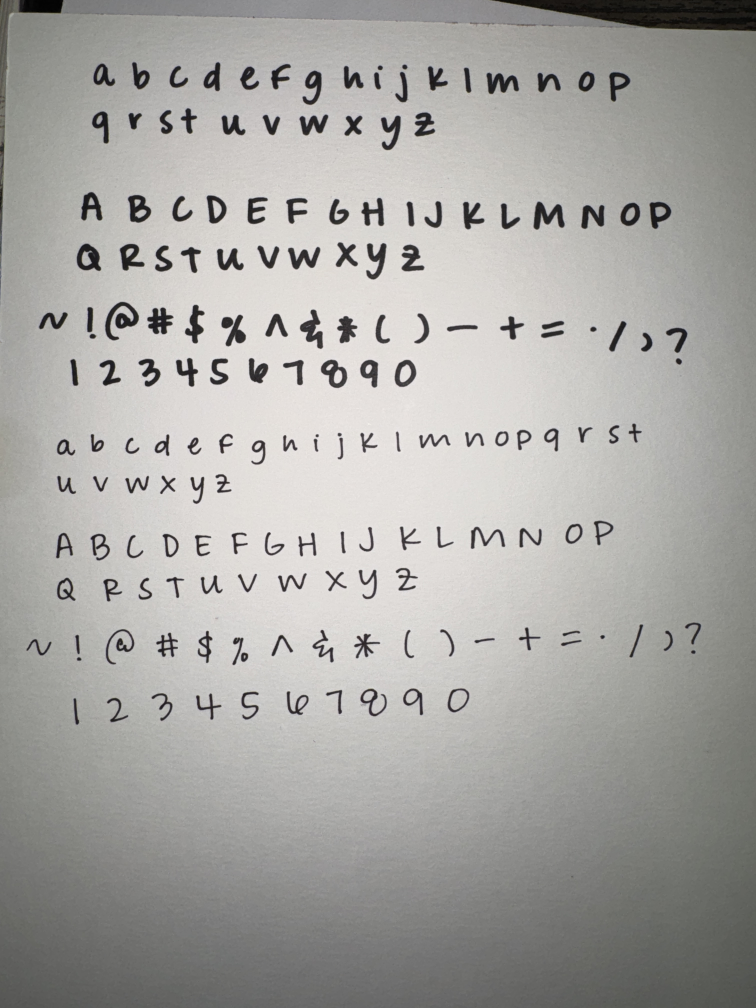
#> input picture design/handwriting/sheet-b.jpg, 3024 x 4032 px, found by its file name (shown at 1/4 size)
$ python segment.py design/handwriting/sheet-b.jpg build/handfont
#> lines starting #> are read from the running program, lines starting #| are printed output that depends on the picture; after the words box and inside, x2 and y2 are one past the last pixel; in counts of white or black regions, pixels touching at a corner belong together
"""
Step 1 of the handwriting → font pipeline.
Cleans the photographed glyph sheet, finds every drawn character, groups multi-part
characters (i, j, !, ?, =, %) and labels them in reading order.

  python scripts/handfont/segment.py design/handwriting/sheet-b.jpg build/handfont

Outputs (in the out dir):
  bw.png        clean black-on-white binary image (full resolution)
  glyphs.json   [{char, weight, row, x, y, w, h}], plus row baselines/metrics
  debug.png     the sheet with boxes + labels so a human can verify the mapping
"""
import sys, json, os
import cv2
import numpy as np

SRC, OUT = sys.argv[1], sys.argv[2]
os.makedirs(OUT, exist_ok=True)

SYMBOLS = list("~!@#$%^&*()-+=./,?")
ROWS = [
    ("bold", list("abcdefghijklmnop")), ("bold", list("qrstuvwxyz")),
    ("bold", list("ABCDEFGHIJKLMNOP")), ("bold", list("QRSTUVWXYZ")),
    ("bold", SYMBOLS), ("bold", list("1234567890")),
    ("regular", list("abcdefghijklmnopqrst")), ("regular", list("uvwxyz")),
    ("regular", list("ABCDEFGHIJKLMNOP")), ("regular", list("QRSTUVWXYZ")),
    ("regular", SYMBOLS), ("regular", list("1234567890")),
]

img = cv2.imread(SRC)
#> img is the input picture: shape (4032, 3024, 3); mean B, G, R 162.8, 166, 167
gray = cv2.cvtColor(img, cv2.COLOR_BGR2GRAY)
H, W = gray.shape
#> H = 4032; W = 3024

# --- 1. Flatten lighting and binarize -----------------------------------------
gray = cv2.medianBlur(gray, 3)
bw = cv2.adaptiveThreshold(gray, 255, cv2.ADAPTIVE_THRESH_GAUSSIAN_C, cv2.THRESH_BINARY_INV, 61, 18)
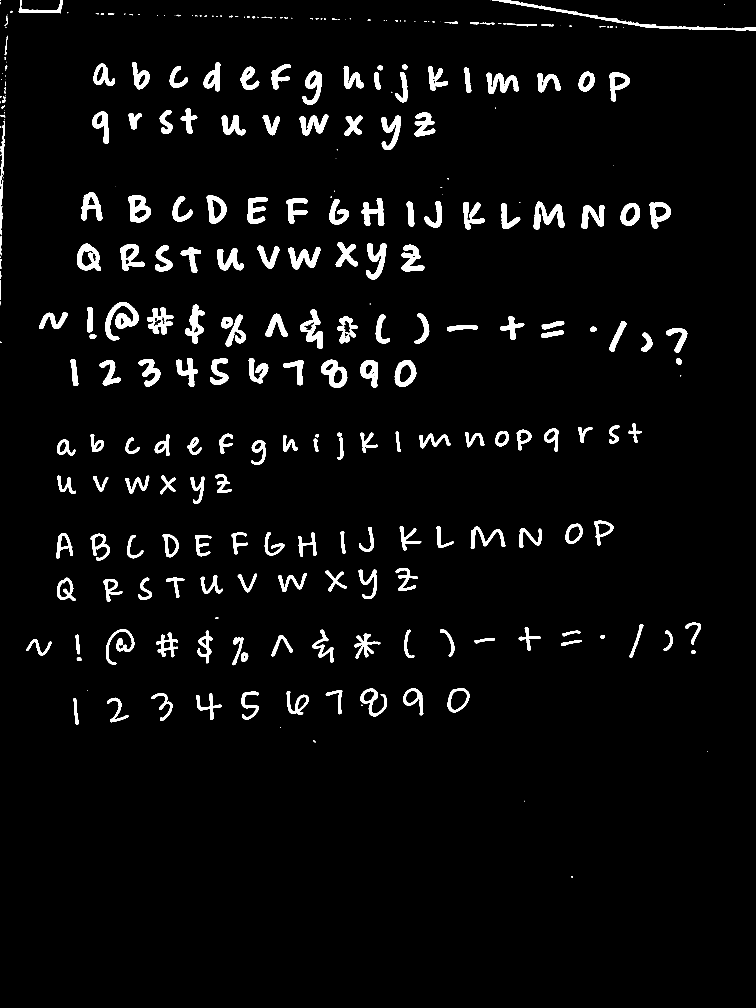
#> bw: shape (4032, 3024) (shown at 1/4 size); 3.9% white; 322 white regions (89 under 20 px), largest, box (x1, y1, x2, y2) and area: (1968, 0, 3024, 123) 9065, (421, 1208, 555, 1361) 7925, (2135, 807, 2258, 919) 6221

# --- 2. Connected components, drop noise and page-edge junk -------------------
n, labels, stats, cents = cv2.connectedComponentsWithStats(bw, connectivity=8)
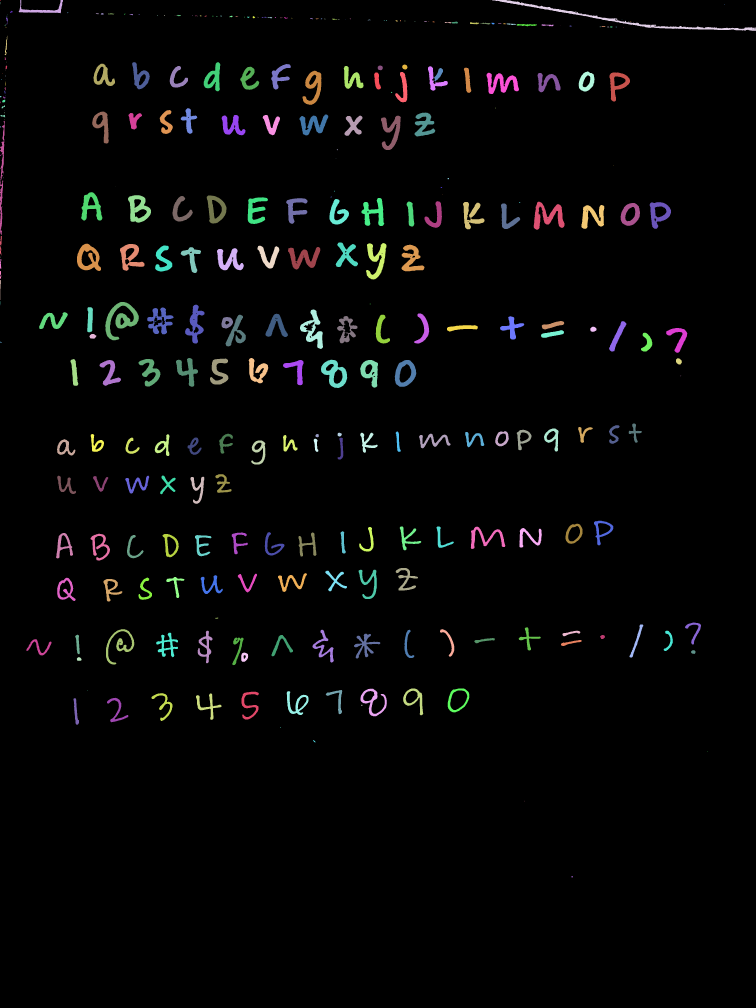
#> labels: shape (4032, 3024) int32 (shown at 1/4 size); 323 distinct labels, from 0 to 322; one colour per label, 0 black
#> n = 323; stats = 323 rows, first 6: [0, 0, 3024, 4032, 11721595], [1, 0, 3, 4, 7], [75, 0, 177, 53, 2354], [1961, 0, 1, 1, 1], [1968, 0, 1056, 123, 9065], [0, 8, 1, 9, 9]; cents = 323 pairs, first value 0 to 2898.5, second value 0 to 3506.5
keep = []
for i in range(1, n):
    x, y, w, h, area = stats[i]
    if area < 50 or (w < 6 and h < 6):
        continue
    # anything hugging the page edge is table, shadow, or paper texture — never a glyph
    if x < W * 0.025 or y < H * 0.025 or x + w > W * 0.975 or y + h > H * 0.975:
        continue
    if h > H * 0.12 or w > W * 0.5:                              # far too big to be a glyph
        continue
    keep.append(i)
#> this loop made 322 passes
#> (x, y, w, h, area) on passes 2, 4, 7: (75, 0, 177, 53, 2354), (1968, 0, 1056, 123, 9065), (41, 43, 10, 8, 38)
#> after the loop, keep = 174 values from 90 to 316

mask = np.isin(labels, keep)
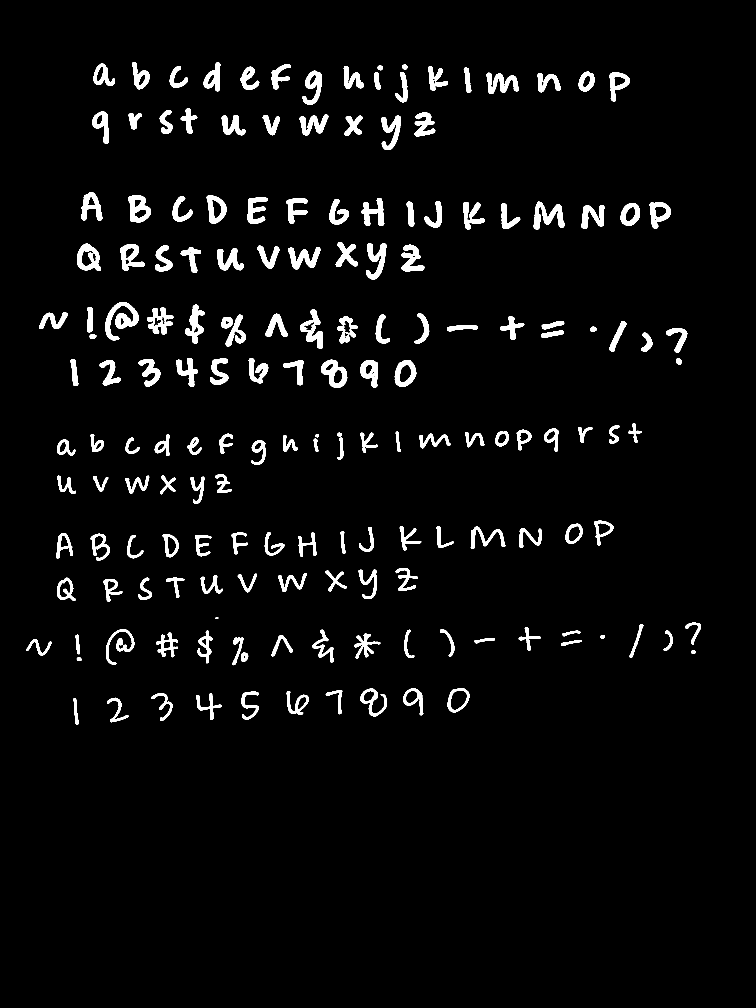
#> mask: shape (4032, 3024) bool (shown at 1/4 size); 3.7% white; 174 white regions, largest, box (x1, y1, x2, y2) and area: (421, 1208, 555, 1361) 7925, (2135, 807, 2258, 919) 6221, (1284, 1439, 1389, 1552) 5621
bw = np.where(mask, 255, 0).astype(np.uint8)

# --- 3. Rows by clustering the vertical centres of full-size letters ----------
# Descenders touch the next row, so blank-band detection fails. Instead: take the
# "core" components (real letters, not dots/dashes), sort by centre, and split
# wherever the jump between neighbours is bigger than a fraction of letter height.
all_h = np.array([stats[i][3] for i in keep])
#> all_h = 174 values, max 158 at index 59, min 6 at index 141, mean 88.16
core_h = np.median(all_h)
#> core_h = 93
core = [i for i in keep if stats[i][3] > 0.45 * core_h]
#> core = 156 values from 90 to 316
core.sort(key=lambda i: stats[i][1] + stats[i][3] / 2)
rows_core = [[core[0]]]
#> rows_core = [[92]]
for i in core[1:]:
    prev = rows_core[-1][-1]
    cy, pcy = stats[i][1] + stats[i][3] / 2, stats[prev][1] + stats[prev][3] / 2
    if cy - pcy > 0.7 * core_h:
        rows_core.append([i])
    else:
        rows_core[-1].append(i)
#> this loop made 155 passes
#> (i, prev, cy, pcy) on passes 1 to 3: (103, 92, 299.5, 299.5), (90, 103, 303, 299.5), (91, 90, 307, 303)
#> after the loop, rows_core = 12 items
rows_core = [r for r in rows_core if len(r) >= 4]           # a real row has several letters
bands = []
for r in rows_core:
    top = min(stats[i][1] for i in r); bot = max(stats[i][1] + stats[i][3] for i in r)
    bands.append([int(top), int(bot)])
#> this loop made 12 passes
#> (top, bot) on passes 1, 3, 5, 7, 9, 11: (249, 419), (769, 919), (1208, 1411), (1694, 1858), (2083, 2242), (2490, 2661)
#> (r, top, bot) on passes 2, 4, 6, 8, 10, 12: ([127, 133, 128, 132, 136, 137, 138, 139, 130, 140], 433, 600), ([175, 181, 177, 178, 179, 183, 180, 184, 182, 176], 970, 1118), ([218, 220, 217, 221, 225, 222, 224, 227, 223, 226], 1432, 1552), ([251, 255, 253, 252, 254, 256], 1897, 2015), ([273, 275, 276, 277, 274, 278, 279, 281, 280, 282], 2272, 2406), ([308, 307, 310, 306, 311, 312, 314, 313, 315, 316], 2754, 2899)
#> after the loop, bands = [[249, 419], [433, 600], [769, 919], [970, 1118], [1208, 1411], [1432, 1552], [1694, 1858], [1897, 2015], [2083, 2242], [2272, 2406], [2490, 2661], [2754, 2899]]

def band_of(cy, h):
    best, best_d = None, None
    for r, (a, b) in enumerate(bands):
        if a - 0.6 * core_h <= cy <= b + 0.6 * core_h:
            d = abs(cy - (a + b) / 2)
            if best is None or d < best_d:
                best, best_d = r, d
    return best

# --- 4. Group components into glyphs (same row + horizontal overlap) ----------
comps = []
for i in keep:
    x, y, w, h, area = stats[i]
    r = band_of(y + h / 2, h)
    if r is None:
        continue
    comps.append({"x": int(x), "y": int(y), "w": int(w), "h": int(h), "row": r, "ids": [i], "area": int(area)})
#> this loop made 174 passes
#> i on passes 29 to 31: 140, 154, 156

def overlap(a, b, pad=4):
    return not (a["x"] + a["w"] + pad < b["x"] or b["x"] + b["w"] + pad < a["x"])

glyphs = []
for r in range(len(bands)):
    row = sorted([c for c in comps if c["row"] == r], key=lambda c: c["x"])
    groups = []
    for c in row:
        merged_into = None
        for g in groups:
            if overlap(g, c):
                merged_into = g; break
        if merged_into is None:
            groups.append(dict(c))
        else:
            g = merged_into
            nx, ny = min(g["x"], c["x"]), min(g["y"], c["y"])
            g["w"] = max(g["x"] + g["w"], c["x"] + c["w"]) - nx
            g["h"] = max(g["y"] + g["h"], c["y"] + c["h"]) - ny
            g["x"], g["y"] = nx, ny
            g["ids"] += c["ids"]
    # a second pass in case a merge created new overlaps (e.g. % pieces)
    changed = True
    while changed:
        changed = False
        for i in range(len(groups)):
            for j in range(i + 1, len(groups)):
                if overlap(groups[i], groups[j]):
                    a, b = groups[i], groups[j]
                    nx, ny = min(a["x"], b["x"]), min(a["y"], b["y"])
                    a["w"] = max(a["x"] + a["w"], b["x"] + b["w"]) - nx
                    a["h"] = max(a["y"] + a["h"], b["y"] + b["h"]) - ny
                    a["x"], a["y"] = nx, ny
                    a["ids"] += b["ids"]
                    groups.pop(j); changed = True; break
            if changed: break
    for g in groups:
        g["area"] = sum(stats[i][4] for i in g["ids"])
    groups.sort(key=lambda g: g["x"])
    glyphs.append(groups)
#> this loop made 12 passes

def union(a, b):
    nx, ny = min(a["x"], b["x"]), min(a["y"], b["y"])
    a["w"] = max(a["x"] + a["w"], b["x"] + b["w"]) - nx
    a["h"] = max(a["y"] + a["h"], b["y"] + b["h"]) - ny
    a["x"], a["y"] = nx, ny
    a["ids"] += b["ids"]; a["area"] += b["area"]

def is_small(g):
    return g["h"] < 0.45 * core_h and len(g["ids"]) == 1

# 4b. A lone small piece (a dot) that sits alone in its row but directly under/over a
#     glyph in the neighbouring row belongs to that glyph (the ? and ! dots).
for r in range(len(glyphs)):
    for g in list(glyphs[r]):
        if not is_small(g):
            continue
        for rr in (r - 1, r + 1):
            if not (0 <= rr < len(glyphs)):
                continue
            cands = [o for o in glyphs[rr] if overlap(o, g, pad=6)]
            if not cands:
                continue
            o = min(cands, key=lambda o: abs((o["y"] + o["h"]) - g["y"]) if rr < r else abs(o["y"] - (g["y"] + g["h"])))
            gap = (g["y"] - (o["y"] + o["h"])) if rr < r else (o["y"] - (g["y"] + g["h"]))
            if gap < 0.7 * core_h:
                union(o, g); glyphs[r].remove(g); break
    glyphs[r].sort(key=lambda g: g["x"])

# 4c. If a row still has more pieces than expected, the extras are paper specks:
#     drop the smallest lone pieces until the count matches.
for r in range(len(glyphs)):
    exp_n = len(ROWS[r][1]) if r < len(ROWS) else 0
    while len(glyphs[r]) > exp_n:
        smalls = [g for g in glyphs[r] if is_small(g)]
        if not smalls:
            break
        glyphs[r].remove(min(smalls, key=lambda g: g["area"]))

# --- 5. Report + label ---------------------------------------------------------
print(f"found {len(bands)} rows (expected {len(ROWS)})")
#| found 12 rows (expected 12)
labeled = []
ok = True
for r, groups in enumerate(glyphs):
    exp = ROWS[r][1] if r < len(ROWS) else []
    flag = "" if len(groups) == len(exp) else "  <-- MISMATCH"
    if flag: ok = False
    print(f"row {r:2d}: found {len(groups):2d} expected {len(exp):2d} {flag}")
    for k, g in enumerate(groups):
        ch = exp[k] if k < len(exp) else "?"
        labeled.append({"char": ch, "weight": ROWS[r][0] if r < len(ROWS) else "?", "row": r,
                        "x": g["x"], "y": g["y"], "w": g["w"], "h": g["h"], "parts": len(g["ids"])})

# --- 6. Debug image ------------------------------------------------------------
dbg = cv2.cvtColor(255 - bw, cv2.COLOR_GRAY2BGR)
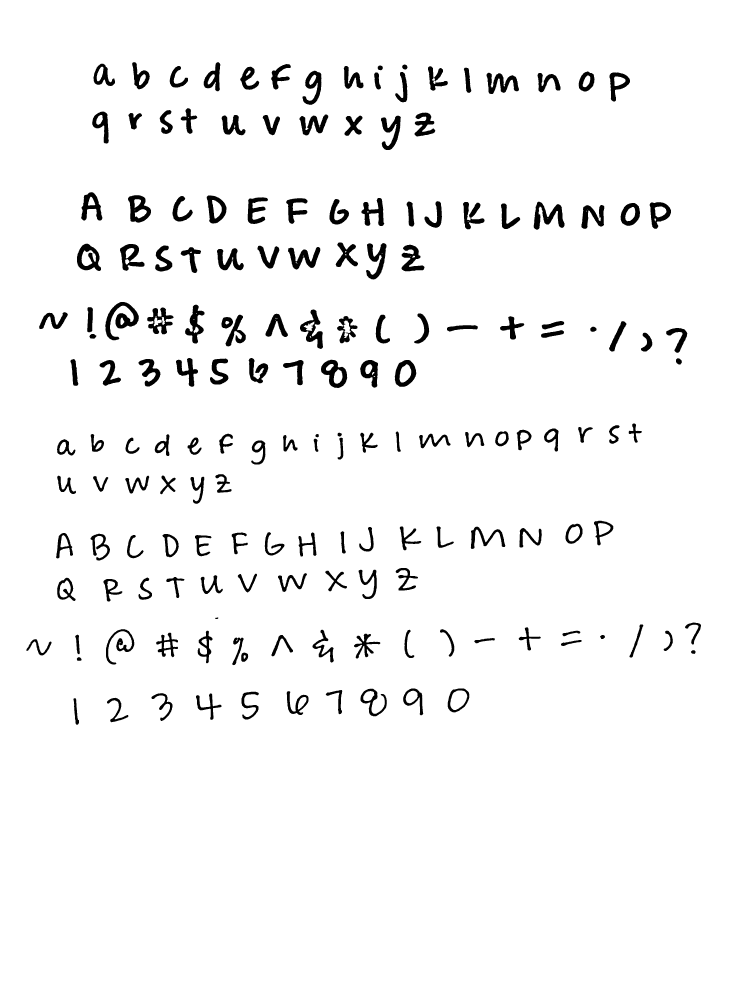
#> dbg: shape (4032, 3024, 3) (shown at 1/4 size); 96.3% white; 174 black regions, largest, box (x1, y1, x2, y2) and area: (421, 1208, 555, 1361) 7925, (2135, 807, 2258, 919) 6221, (1284, 1439, 1389, 1552) 5621
for g in labeled:
    cv2.rectangle(dbg, (g["x"], g["y"]), (g["x"] + g["w"], g["y"] + g["h"]), (60, 90, 230), 3)
    cv2.putText(dbg, g["char"], (g["x"], max(30, g["y"] - 8)), cv2.FONT_HERSHEY_SIMPLEX, 1.6, (30, 140, 30), 4)
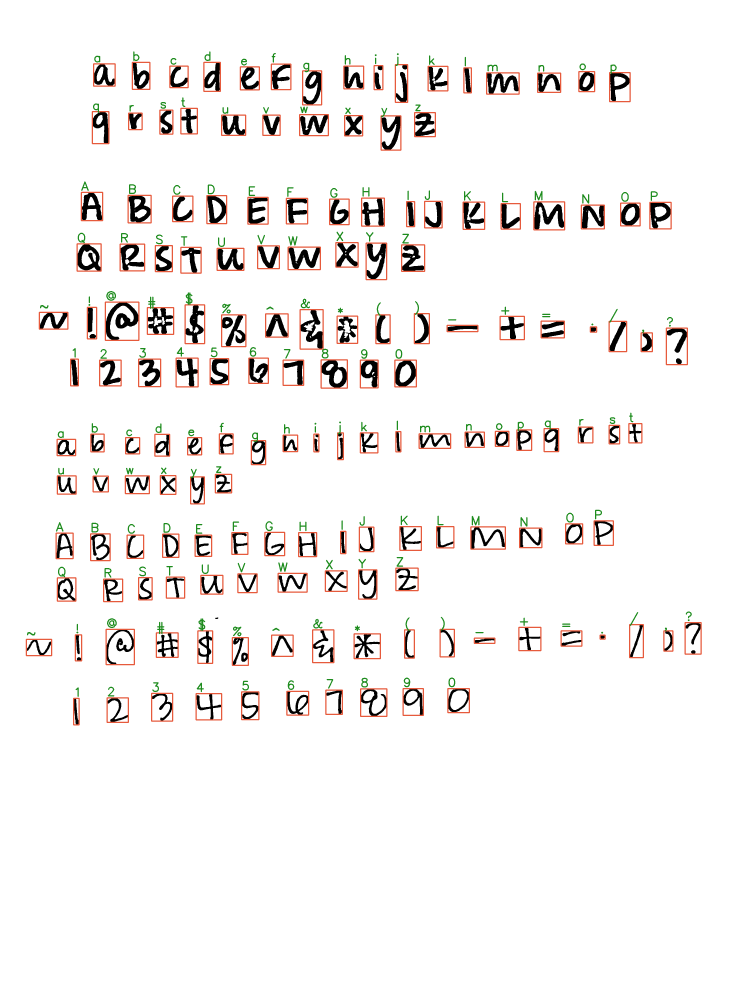
#> dbg: shape (4032, 3024, 3) (shown at 1/4 size); mean B, G, R 240.5, 241.7, 244.3
scale = 1600 / W
cv2.imwrite(os.path.join(OUT, "debug.png"), cv2.resize(dbg, None, fx=scale, fy=scale, interpolation=cv2.INTER_AREA))
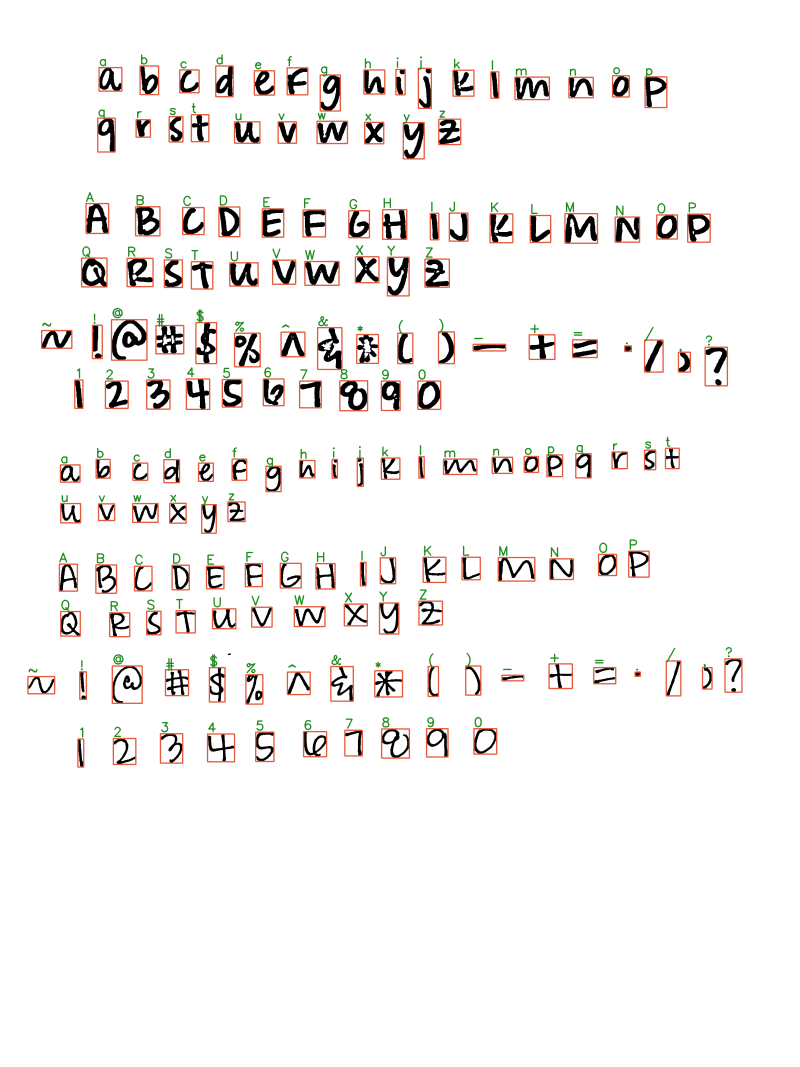
#> saved as debug.png: shape (2133, 1600, 3) (shown at 1/2 size); mean B, G, R 240.5, 241.7, 244.3
cv2.imwrite(os.path.join(OUT, "bw.png"), 255 - bw)
json.dump({"image": SRC, "width": W, "height": H, "bands": bands, "glyphs": labeled}, open(os.path.join(OUT, "glyphs.json"), "w"), indent=1)
print("mapping", "OK" if ok else "NEEDS ATTENTION", "->", os.path.join(OUT, "debug.png"))
